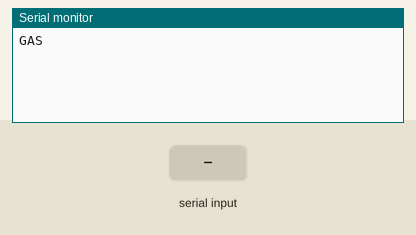
A sketch run on a simulated Arduino Uno, built with avr-gcc and run on an emulated ATmega328P. Shown: the last lines printed to the serial monitor. The inputs (shaded band) are chosen by the test bench. WiFi joins after 1.5 s; servers stay silent unless stated; uploads are accepted with an empty reply.

Above: at 2.7 s.
2.8 s: "1\n" received over Serial
At 5.1 s:
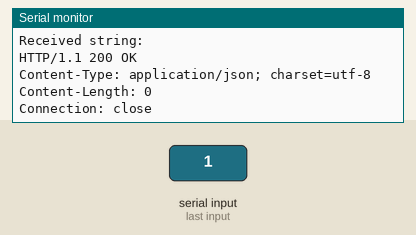
5.5 s: "0\n" received over the second serial link
At 6.65 s:
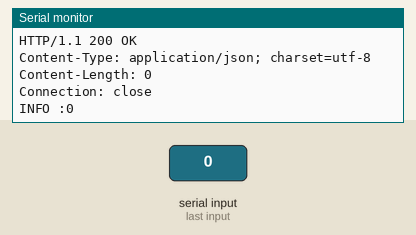
7.0 s: "2\n" received over Serial
At 8.0 s:
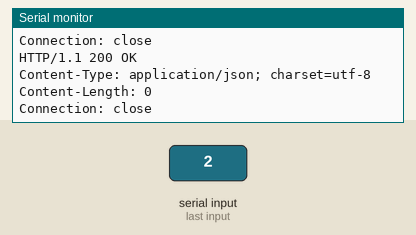
8.5 s: "0\n" received over Serial
At 9.66 s:
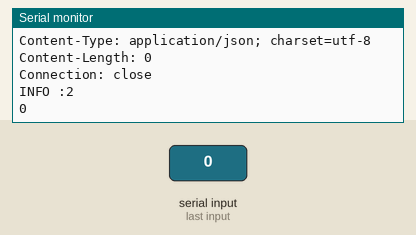

The sketch:

bacadataserialnet.ino
```cpp
#include <Ethernet.h>
#include <SPI.h>
#include <SoftwareSerial.h>

byte mac[] = { 0x00, 0xAA, 0xBB, 0xCC, 0xDE, 0x01 }; // RESERVED MAC ADDRESS
EthernetClient client;

char host[] = "192.168.1.101";

long previousMillis = 0;
unsigned long currentMillis = 0;


String rfid, pintu;
String data;
String rcv=""; //Variable in which the server response is recorded.

SoftwareSerial port2(3, 2);
String informasi;
void setup() {


  if (Ethernet.begin(mac) == 0) {
    Serial.println("Failed to configure Ethernet using DHCP");
  }

    // put your setup code here, to run once:
  Serial.begin(115200);
  port2.begin(115200);

    data = "";

    Serial.println("GAS");
}

void loop() {
  // put your main code here, to run repeatedly:
while(Serial.available() > 0){

    informasi = Serial.readStringUntil("\n");
    Serial.print("INFO :" +informasi );
    getRequest(informasi, "1");

  }

  port2.listen();

  while(port2.available() > 0){

    informasi = port2.readStringUntil("\n");
    Serial.print("INFO :" +informasi );
    getRequest(informasi, "2");
  }
}

void getRequest(String id, String pintu){

  data = "rfid=" + rfid + "&pintu=" + pintu;

  if (client.connect(host,80)) {
   // REPLACE WITH YOUR SERVER ADDRESS
   Serial.println("Connection established");
    client.println("POST /rfid-lock/api/cek_data.php HTTP/1.1");
    client.print("Host: ");
    client.println(host); // SERVER ADDRESS HERE TOO
    client.println("Content-Type: application/x-www-form-urlencoded");
    client.print("Content-Length: ");
    client.println(data.length());
    client.println();
    client.print(data);
     unsigned long timeout = millis();
    while (client.available() == 0)
    {
      if (millis() - timeout > 15000) //If nothing is available on server for 15 seconds, close the connection.
      {
        return;
      }
    }
    while(client.available())
    {
      String line = client.readStringUntil('\n') + "\n"; //Read the server response line by line..
      rcv+=line; //And store it in rcv.
    }
    client.stop(); // Close the connection.
  }else {
    Serial.println("Connection failed");
  }
  Serial.println("Received string: ");
  Serial.println(rcv); //Display the server response.

  if (client.connected()) {
    client.stop();  // DISCONNECT FROM THE SERVER
  }

  delay(1000); // WAIT THREE MINUTES BEFORE SENDING AGAIN

}
```

Measured:
- after the input at 2.8 s, the serial monitor: prints a new line after 1.0 s (image 1)
- after the input at 5.5 s, the serial monitor: prints a new line after 1.0 s (image 2)
- after the input at 8.5 s, the serial monitor: prints a new line after 1.0 s (image 4)
